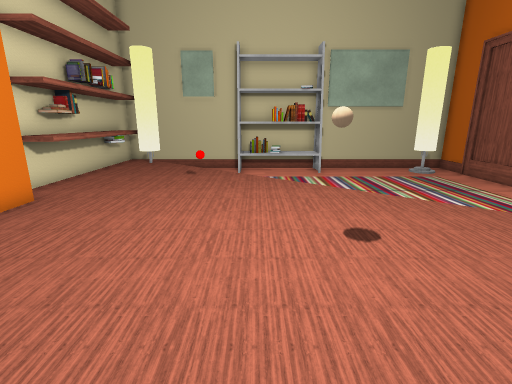
View 1 (above)

13 first-person views from a walk through a Unity game level. The camera is 1.2 m above the floor, tilts 14° down and sees 85° across. The floor is counted in squares, 0.5 m on a side. Each view is taken from the middle of a square. On the plan, view 1 faces up. The plan holds only what a view shows up to about 18 squares ahead; the rest is blank. The player character is not drawn.

View 2
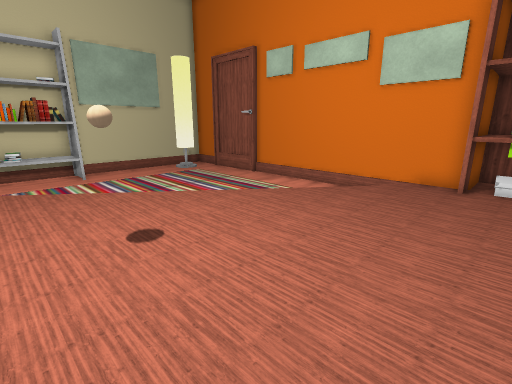

View 3
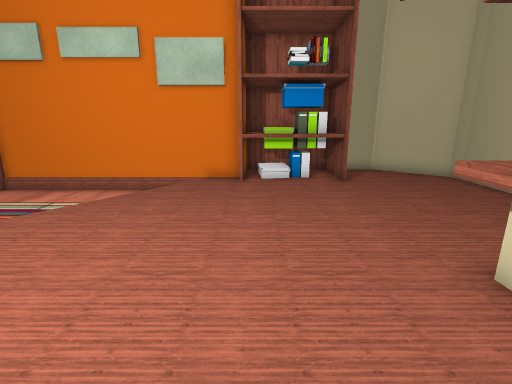

View 4
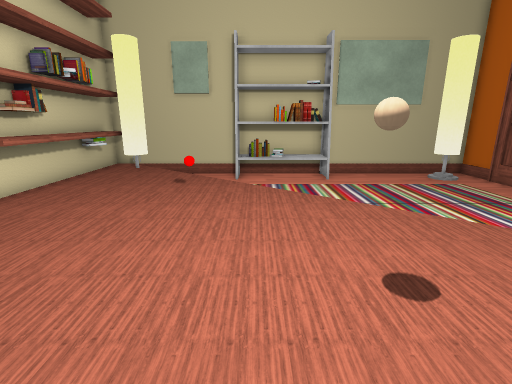

View 5
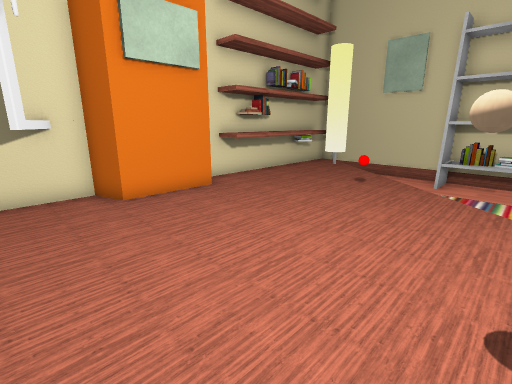

View 6
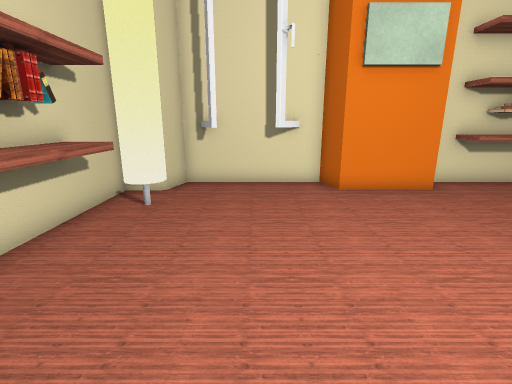

View 7
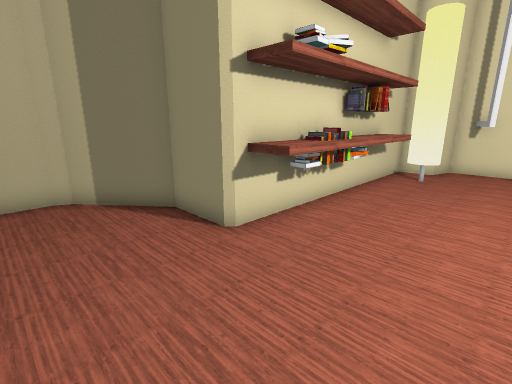

View 8
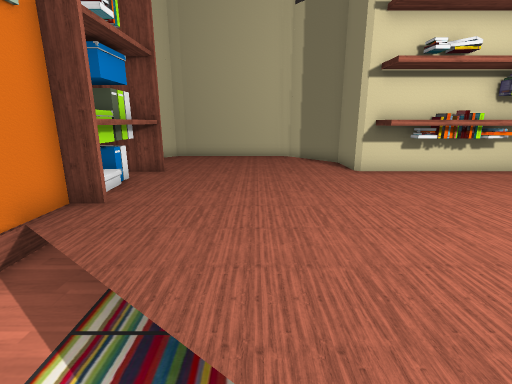

View 9
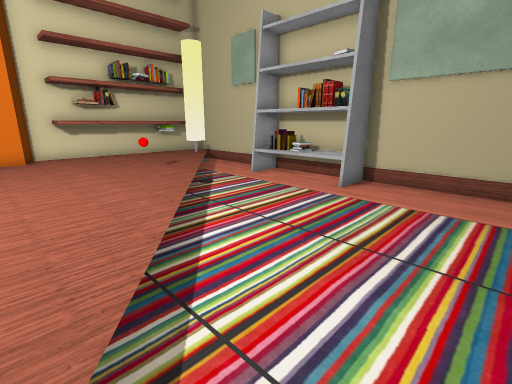

View 10
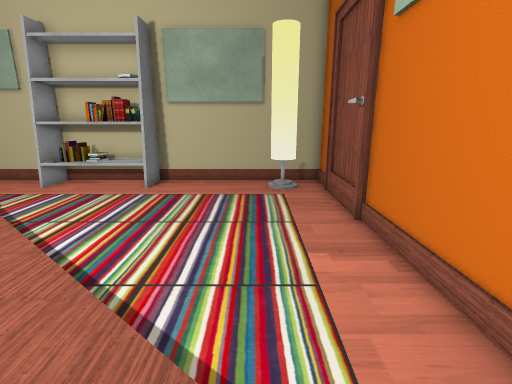

View 11
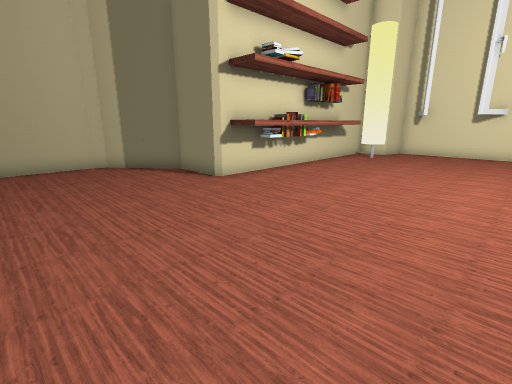

View 12
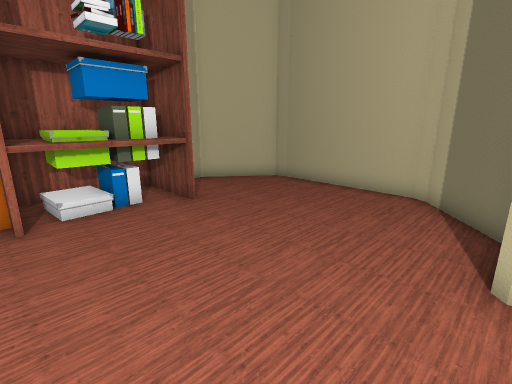

View 13
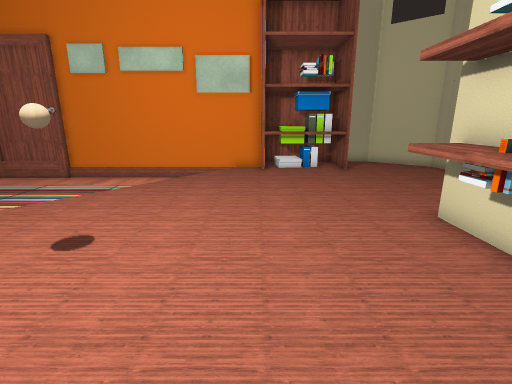

### Floor plan
Key: @ floor where view 1 was taken; # wall or solid block; . main floor; - floor 0.25 m lower than the main floor; / step, stairs or slope; ^ raised ledge; S shelf; B ball; O other object.
Columns run from 8 left of view 1 to 15 right of it. Each row starts with its distance up from view 1.
 19 #####################
 18 #  ----SSSSSS-----O #
 17 SSO/---SSSSSS-----OO#
 16 SS../---------------#
 15 SS.../--------------#
 14 SS..../-------------#
 13 SS....../-----------#
 12 SS....O../----------#
 11 SS......../---------#
 10 SS.........//-------#
  9 ##.........../------#
  8  #............/-----#
  7  #............./----#
  6  #........B....../--#
  5 ##........B......./-#
  4 #................../##
  3 #...................##
  2 #...................SS
  1 ##..................SSSS
  0 ##......@...........SOS
 -1  #OO................SSS
 -2  # OSSSSSSSSS.......SSS
 -3  ############.......SSS
 -4             #......... #
 -5             #.........##
 -6             ##........#
 -7              ##......##
 -8               ##^^^^##

Where each view was taken, in squares from view 1:
view 1: 0 up, 0 right, facing up
view 2: 0 up, 0 right, facing up-right
view 3: 1 up, 0 right, facing right
view 4: 2 up, 0 right, facing up
view 5: 2 up, 2 right, facing up-left
view 6: 2 up, 3 right, facing left
view 7: 2 up, 8 right, facing down-left
view 8: 8 up, 8 right, facing down
view 9: 7 up, 9 right, facing up-left
view 10: 4 up, 9 right, facing up
view 11: 5 up, 10 right, facing down-left
view 12: 2 up, 4 right, facing down-right
view 13: 2 up, 3 left, facing right
